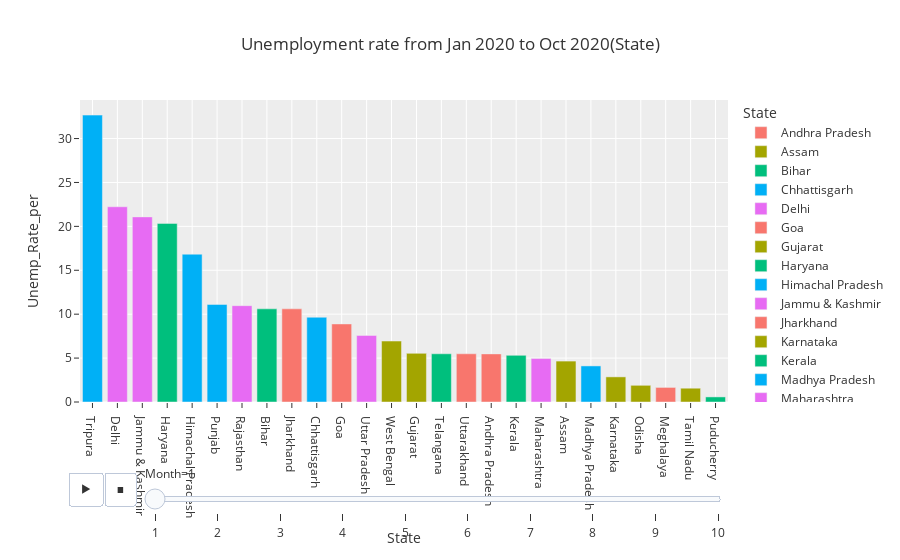

This figure's notebook cell:
### Markdown cell above
### Unemployment rate from Jan 2020 to Oct 2020(State)

### Code cell
fig = px.bar(data,x='State',y='Unemp_Rate_per',animation_frame='Month',color='State',
            title='Unemployment rate from Jan 2020 to Oct 2020(State)',template='ggplot2')

fig.update_layout(xaxis={'categoryorder':'total descending'})
fig.show()

### Figure 1 — Plotly figure (JSON) as saved in the notebook; plotly's stock layout.template omitted (floating-point values rounded to 4 significant figures)
{"data": [{"alignmentgroup": "True", "hovertemplate": "State=%{x}<br>Month=1<br>Unemp_Rate_per=%{y}<extra></extra>", "legendgroup": "Andhra Pradesh", "marker": {"color": "#F8766D", "pattern": {"shape": ""}}, "name": "Andhra Pradesh", "offsetgroup": "Andhra Pradesh", "orientation": "v", "showlegend": true, "textposition": "auto", "type": "bar", "x": ["Andhra Pradesh"], "xaxis": "x", "y": [5.48], "yaxis": "y"}, {"alignmentgroup": "True", "hovertemplate": "State=%{x}<br>Month=1<br>Unemp_Rate_per=%{y}<extra></extra>", "legendgroup": "Assam", "marker": {"color": "#A3A500", "pattern": {"shape": ""}}, "name": "Assam", "offsetgroup": "Assam", "orientation": "v", "showlegend": true, "textposition": "auto", "type": "bar", "x": ["Assam"], "xaxis": "x", "y": [4.66], "yaxis": "y"}, {"alignmentgroup": "True", "hovertemplate": "State=%{x}<br>Month=1<br>Unemp_Rate_per=%{y}<extra></extra>", "legendgroup": "Bihar", "marker": {"color": "#00BF7D", "pattern": {"shape": ""}}, "name": "Bihar", "offsetgroup": "Bihar", "orientation": "v", "showlegend": true, "textposition": "auto", "type": "bar", "x": ["Bihar"], "xaxis": "x", "y": [10.61], "yaxis": "y"}, {"alignmentgroup": "True", "hovertemplate": "State=%{x}<br>Month=1<br>Unemp_Rate_per=%{y}<extra></extra>", "legendgroup": "Chhattisgarh", "marker": {"color": "#00B0F6", "pattern": {"shape": ""}}, "name": "Chhattisgarh", "offsetgroup": "Chhattisgarh", "orientation": "v", "showlegend": true, "textposition": "auto", "type": "bar", "x": ["Chhattisgarh"], "xaxis": "x", "y": [9.65], "yaxis": "y"}, {"alignmentgroup": "True", "hovertemplate": "State=%{x}<br>Month=1<br>Unemp_Rate_per=%{y}<extra></extra>", "legendgroup": "Delhi", "marker": {"color": "#E76BF3", "pattern": {"shape": ""}}, "name": "Delhi", "offsetgroup": "Delhi", "orientation": "v", "showlegend": true, "textposition": "auto", "type": "bar", "x": ["Delhi"], "xaxis": "x", "y": [22.23], "yaxis": "y"}, {"alignmentgroup": "True", "hovertemplate": "State=%{x}<br>Month=1<br>Unemp_Rate_per=%{y}<extra></extra>", "legendgroup": "Goa", "marker": {"color": "#F8766D", "pattern": {"shape": ""}}, "name": "Goa", "offsetgroup": "Goa", "orientation": "v", "showlegend": true, "textposition": "auto", "type": "bar", "x": ["Goa"], "xaxis": "x", "y": [8.89], "yaxis": "y"}, {"alignmentgroup": "True", "hovertemplate": "State=%{x}<br>Month=1<br>Unemp_Rate_per=%{y}<extra></extra>", "legendgroup": "Gujarat", "marker": {"color": "#A3A500", "pattern": {"shape": ""}}, "name": "Gujarat", "offsetgroup": "Gujarat", "orientation": "v", "showlegend": true, "textposition": "auto", "type": "bar", "x": ["Gujarat"], "xaxis": "x", "y": [5.54], "yaxis": "y"}, {"alignmentgroup": "True", "hovertemplate": "State=%{x}<br>Month=1<br>Unemp_Rate_per=%{y}<extra></extra>", "legendgroup": "Haryana", "marker": {"color": "#00BF7D", "pattern": {"shape": ""}}, "name": "Haryana", "offsetgroup": "Haryana", "orientation": "v", "showlegend": true, "textposition": "auto", "type": "bar", "x": ["Haryana"], "xaxis": "x", "y": [20.34], "yaxis": "y"}, {"alignmentgroup": "True", "hovertemplate": "State=%{x}<br>Month=1<br>Unemp_Rate_per=%{y}<extra></extra>", "legendgroup": "Himachal Pradesh", "marker": {"color": "#00B0F6", "pattern": {"shape": ""}}, "name": "Himachal Pradesh", "offsetgroup": "Himachal Pradesh", "orientation": "v", "showlegend": true, "textposition": "auto", "type": "bar", "x": ["Himachal Pradesh"], "xaxis": "x", "y": [16.83], "yaxis": "y"}, {"alignmentgroup": "True", "hovertemplate": "State=%{x}<br>Month=1<br>Unemp_Rate_per=%{y}<extra></extra>", "legendgroup": "Jammu & Kashmir", "marker": {"color": "#E76BF3", "pattern": {"shape": ""}}, "name": "Jammu & Kashmir", "offsetgroup": "Jammu & Kashmir", "orientation": "v", "showlegend": true, "textposition": "auto", "type": "bar", "x": ["Jammu & Kashmir"], "xaxis": "x", "y": [21.08], "yaxis": "y"}, {"alignmentgroup": "True", "hovertemplate": "State=%{x}<br>Month=1<br>Unemp_Rate_per=%{y}<extra></extra>", "legendgroup": "Jharkhand", "marker": {"color": "#F8766D", "pattern": {"shape": ""}}, "name": "Jharkhand", "offsetgroup": "Jharkhand", "orientation": "v", "showlegend": true, "textposition": "auto", "type": "bar", "x": ["Jharkhand"], "xaxis": "x", "y": [10.61], "yaxis": "y"}, {"alignmentgroup": "True", "hovertemplate": "State=%{x}<br>Month=1<br>Unemp_Rate_per=%{y}<extra></extra>", "legendgroup": "Karnataka", "marker": {"color": "#A3A500", "pattern": {"shape": ""}}, "name": "Karnataka", "offsetgroup": "Karnataka", "orientation": "v", "showlegend": true, "textposition": "auto", "type": "bar", "x": ["Karnataka"], "xaxis": "x", "y": [2.86], "yaxis": "y"}, {"alignmentgroup": "True", "hovertemplate": "State=%{x}<br>Month=1<br>Unemp_Rate_per=%{y}<extra></extra>", "legendgroup": "Kerala", "marker": {"color": "#00BF7D", "pattern": {"shape": ""}}, "name": "Kerala", "offsetgroup": "Kerala", "orientation": "v", "showlegend": true, "textposition": "auto", "type": "bar", "x": ["Kerala"], "xaxis": "x", "y": [5.31], "yaxis": "y"}, {"alignmentgroup": "True", "hovertemplate": "State=%{x}<br>Month=1<br>Unemp_Rate_per=%{y}<extra></extra>", "legendgroup": "Madhya Pradesh", "marker": {"color": "#00B0F6", "pattern": {"shape": ""}}, "name": "Madhya Pradesh", "offsetgroup": "Madhya Pradesh", "orientation": "v", "showlegend": true, "textposition": "auto", "type": "bar", "x": ["Madhya Pradesh"], "xaxis": "x", "y": [4.11], "yaxis": "y"}, {"alignmentgroup": "True", "hovertemplate": "State=%{x}<br>Month=1<br>Unemp_Rate_per=%{y}<extra></extra>", "legendgroup": "Maharashtra", "marker": {"color": "#E76BF3", "pattern": {"shape": ""}}, "name": "Maharashtra", "offsetgroup": "Maharashtra", "orientation": "v", "showlegend": true, "textposition": "auto", "type": "bar", "x": ["Maharashtra"], "xaxis": "x", "y": [4.95], "yaxis": "y"}, {"alignmentgroup": "True", "hovertemplate": "State=%{x}<br>Month=1<br>Unemp_Rate_per=%{y}<extra></extra>", "legendgroup": "Meghalaya", "marker": {"color": "#F8766D", "pattern": {"shape": ""}}, "name": "Meghalaya", "offsetgroup": "Meghalaya", "orientation": "v", "showlegend": true, "textposition": "auto", "type": "bar", "x": ["Meghalaya"], "xaxis": "x", "y": [1.66], "yaxis": "y"}, {"alignmentgroup": "True", "hovertemplate": "State=%{x}<br>Month=1<br>Unemp_Rate_per=%{y}<extra></extra>", "legendgroup": "Odisha", "marker": {"color": "#A3A500", "pattern": {"shape": ""}}, "name": "Odisha", "offsetgroup": "Odisha", "orientation": "v", "showlegend": true, "textposition": "auto", "type": "bar", "x": ["Odisha"], "xaxis": "x", "y": [1.9], "yaxis": "y"}, {"alignmentgroup": "True", "hovertemplate": "State=%{x}<br>Month=1<br>Unemp_Rate_per=%{y}<extra></extra>", "legendgroup": "Puducherry", "marker": {"color": "#00BF7D", "pattern": {"shape": ""}}, "name": "Puducherry", "offsetgroup": "Puducherry", "orientation": "v", "showlegend": true, "textposition": "auto", "type": "bar", "x": ["Puducherry"], "xaxis": "x", "y": [0.58], "yaxis": "y"}, {"alignmentgroup": "True", "hovertemplate": "State=%{x}<br>Month=1<br>Unemp_Rate_per=%{y}<extra></extra>", "legendgroup": "Punjab", "marker": {"color": "#00B0F6", "pattern": {"shape": ""}}, "name": "Punjab", "offsetgroup": "Punjab", "orientation": "v", "showlegend": true, "textposition": "auto", "type": "bar", "x": ["Punjab"], "xaxis": "x", "y": [11.11], "yaxis": "y"}, {"alignmentgroup": "True", "hovertemplate": "State=%{x}<br>Month=1<br>Unemp_Rate_per=%{y}<extra></extra>", "legendgroup": "Rajasthan", "marker": {"color": "#E76BF3", "pattern": {"shape": ""}}, "name": "Rajasthan", "offsetgroup": "Rajasthan", "orientation": "v", "showlegend": true, "textposition": "auto", "type": "bar", "x": ["Rajasthan"], "xaxis": "x", "y": [10.97], "yaxis": "y"}, {"alignmentgroup": "True", "hovertemplate": "State=%{x}<br>Month=1<br>Unemp_Rate_per=%{y}<extra></extra>", "legendgroup": "Tamil Nadu", "marker": {"color": "#A3A500", "pattern": {"shape": ""}}, "name": "Tamil Nadu", "offsetgroup": "Tamil Nadu", "orientation": "v", "showlegend": true, "textposition": "auto", "type": "bar", "x": ["Tamil Nadu"], "xaxis": "x", "y": [1.57], "yaxis": "y"}, {"alignmentgroup": "True", "hovertemplate": "State=%{x}<br>Month=1<br>Unemp_Rate_per=%{y}<extra></extra>", "legendgroup": "Telangana", "marker": {"color": "#00BF7D", "pattern": {"shape": ""}}, "name": "Telangana", "offsetgroup": "Telangana", "orientation": "v", "showlegend": true, "textposition": "auto", "type": "bar", "x": ["Telangana"], "xaxis": "x", "y": [5.49], "yaxis": "y"}, {"alignmentgroup": "True", "hovertemplate": "State=%{x}<br>Month=1<br>Unemp_Rate_per=%{y}<extra></extra>", "legendgroup": "Tripura", "marker": {"color": "#00B0F6", "pattern": {"shape": ""}}, "name": "Tripura", "offsetgroup": "Tripura", "orientation": "v", "showlegend": true, "textposition": "auto", "type": "bar", "x": ["Tripura"], "xaxis": "x", "y": [32.67], "yaxis": "y"}, {"alignmentgroup": "True", "hovertemplate": "State=%{x}<br>Month=1<br>Unemp_Rate_per=%{y}<extra></extra>", "legendgroup": "Uttar Pradesh", "marker": {"color": "#E76BF3", "pattern": {"shape": ""}}, "name": "Uttar Pradesh", "offsetgroup": "Uttar Pradesh", "orientation": "v", "showlegend": true, "textposition": "auto", "type": "bar", "x": ["Uttar Pradesh"], "xaxis": "x", "y": [7.58], "yaxis": "y"}, {"alignmentgroup": "True", "hovertemplate": "State=%{x}<br>Month=1<br>Unemp_Rate_per=%{y}<extra></extra>", "legendgroup": "Uttarakhand", "marker": {"color": "#F8766D", "pattern": {"shape": ""}}, "name": "Uttarakhand", "offsetgroup": "Uttarakhand", "orientation": "v", "showlegend": true, "textposition": "auto", "type": "bar", "x": ["Uttarakhand"], "xaxis": "x", "y": [5.49], "yaxis": "y"}, {"alignmentgroup": "True", "hovertemplate": "State=%{x}<br>Month=1<br>Unemp_Rate_per=%{y}<extra></extra>", "legendgroup": "West Bengal", "marker": {"color": "#A3A500", "pattern": {"shape": ""}}, "name": "West Bengal", "offsetgroup": "West Bengal", "orientation": "v", "showlegend": true, "textposition": "auto", "type": "bar", "x": ["West Bengal"], "xaxis": "x", "y": [6.94], "yaxis": "y"}], "layout": {"barmode": "relative", "legend": {"title": {"text": "State"}, "tracegroupgap": 0}, "sliders": [{"active": 0, "currentvalue": {"prefix": "Month="}, "len": 0.9, "pad": {"b": 10, "t": 60}, "steps": [{"args": [["1"], {"frame": {"duration": 0, "redraw": true}, "fromcurrent": true, "mode": "immediate", "transition": {"duration": 0, "easing": "linear"}}], "label": "1", "method": "animate"}, {"args": [["2"], {"frame": {"duration": 0, "redraw": true}, "fromcurrent": true, "mode": "immediate", "transition": {"duration": 0, "easing": "linear"}}], "label": "2", "method": "animate"}, {"args": [["3"], {"frame": {"duration": 0, "redraw": true}, "fromcurrent": true, "mode": "immediate", "transition": {"duration": 0, "easing": "linear"}}], "label": "3", "method": "animate"}, {"args": [["4"], {"frame": {"duration": 0, "redraw": true}, "fromcurrent": true, "mode": "immediate", "transition": {"duration": 0, "easing": "linear"}}], "label": "4", "method": "animate"}, {"args": [["5"], {"frame": {"duration": 0, "redraw": true}, "fromcurrent": true, "mode": "immediate", "transition": {"duration": 0, "easing": "linear"}}], "label": "5", "method": "animate"}, {"args": [["6"], {"frame": {"duration": 0, "redraw": true}, "fromcurrent": true, "mode": "immediate", "transition": {"duration": 0, "easing": "linear"}}], "label": "6", "method": "animate"}, {"args": [["7"], {"frame": {"duration": 0, "redraw": true}, "fromcurrent": true, "mode": "immediate", "transition": {"duration": 0, "easing": "linear"}}], "label": "7", "method": "animate"}, {"args": [["8"], {"frame": {"duration": 0, "redraw": true}, "fromcurrent": true, "mode": "immediate", "transition": {"duration": 0, "easing": "linear"}}], "label": "8", "method": "animate"}, {"args": [["9"], {"frame": {"duration": 0, "redraw": true}, "fromcurrent": true, "mode": "immediate", "transition": {"duration": 0, "easing": "linear"}}], "label": "9", "method": "animate"}, {"args": [["10"], {"frame": {"duration": 0, "redraw": true}, "fromcurrent": true, "mode": "immediate", "transition": {"duration": 0, "easing": "linear"}}], "label": "10", "method": "animate"}], "x": 0.1, "xanchor": "left", "y": 0, "yanchor": "top"}], "title": {"text": "Unemployment rate from Jan 2020 to Oct 2020(State)"}, "updatemenus": [{"buttons": [{"args": [null, {"frame": {"duration": 500, "redraw": true}, "fromcurrent": true, "mode": "immediate", "transition": {"duration": 500, "easing": "linear"}}], "label": "&#9654;", "method": "animate"}, {"args": [[null], {"frame": {"duration": 0, "redraw": true}, "fromcurrent": true, "mode": "immediate", "transition": {"duration": 0, "easing": "linear"}}], "label": "&#9724;", "method": "animate"}], "direction": "left", "pad": {"r": 10, "t": 70}, "showactive": false, "type": "buttons", "x": 0.1, "xanchor": "right", "y": 0, "yanchor": "top"}], "xaxis": {"anchor": "y", "categoryarray": ["Andhra Pradesh", "Assam", "Bihar", "Chhattisgarh", "Delhi", "Goa", "Gujarat", "Haryana", "Himachal Pradesh", "Jammu & Kashmir", "Jharkhand", "Karnataka", "Kerala", "Madhya Pradesh", "Maharashtra", "Meghalaya", "Odisha", "Puducherry", "Punjab", "Rajasthan", "Sikkim", "Tamil Nadu", "Telangana", "Tripura", "Uttar Pradesh", "Uttarakhand", "West Bengal"], "categoryorder": "total descending", "domain": [0, 1], "title": {"text": "State"}}, "yaxis": {"anchor": "x", "domain": [0, 1], "title": {"text": "Unemp_Rate_per"}}}}
